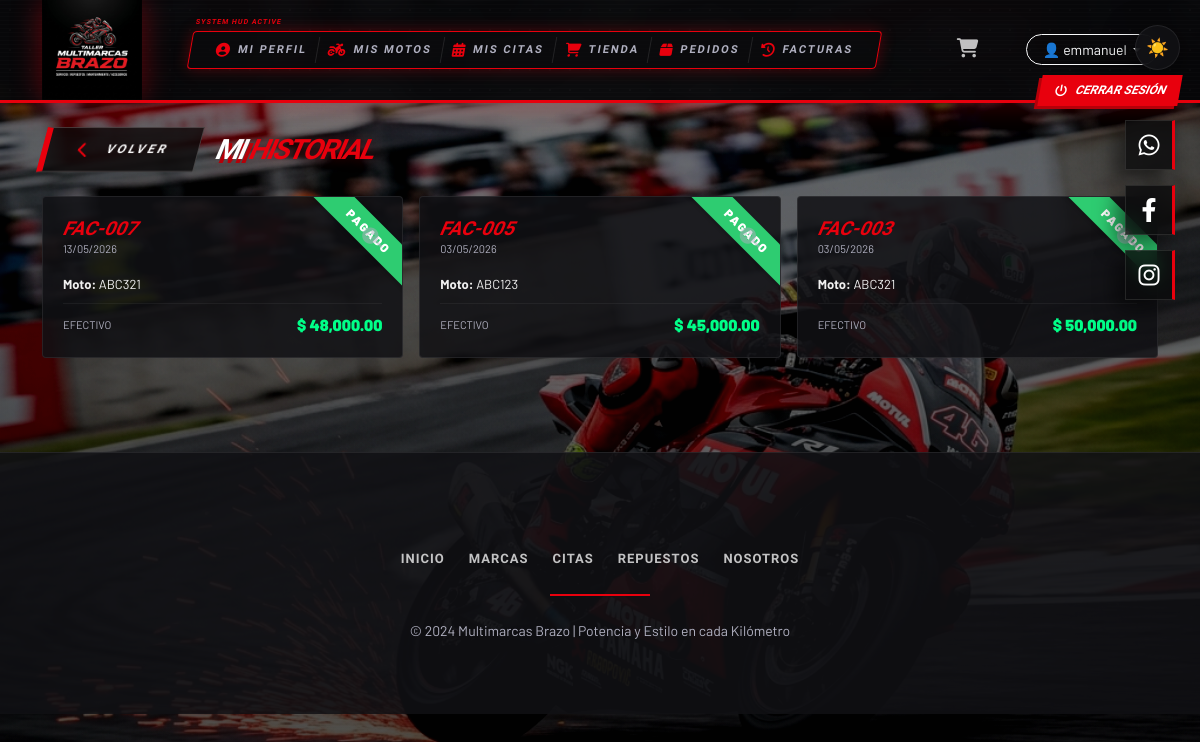
/cliente/historial (signed in), run on the app's committed database.
### app/models/user.py (models this page shows, shortened)
class User(UserMixin, db.Model):
    __tablename__ = 'users'
    id = db.Column(db.Integer, primary_key=True)
    nombre_completo = db.Column(db.String(150), nullable=False)
    username = db.Column(db.String(80), unique=True, nullable=False)
    email = db.Column(db.String(120), unique=True, nullable=False)
    telefono = db.Column(db.String(20))
    password = db.Column(db.String(200), nullable=False)
    rol = db.Column(db.String(20), default='cliente')
    activo = db.Column(db.Boolean, default=True)
    motos = db.relationship('Moto', backref='propietario', lazy=True, cascade="all, delete-orphan")
    citas = db.relationship('Cita', backref='cliente', lazy=True, cascade="all, delete-orphan")
    def is_admin(self):
        return self.rol == 'admin'
    def is_empleado(self):
        return self.rol in ['admin', 'empleado']

### app/models/factura.py (models this page shows)
class Factura(db.Model):
    __tablename__ = 'facturas'
    id = db.Column(db.Integer, primary_key=True)
    numero = db.Column(db.String(20), unique=True, nullable=False) # Ej: FAC-001
    fecha = db.Column(db.DateTime, default=datetime.utcnow)
    user_id = db.Column(db.Integer, db.ForeignKey('users.id'), nullable=False)
    empleado_id = db.Column(db.Integer, db.ForeignKey('users.id'), nullable=True)
    moto_id = db.Column(db.Integer, db.ForeignKey('motos.id'), nullable=True)
    cita_id = db.Column(db.Integer, db.ForeignKey('citas.id'), nullable=True)
    user = db.relationship('User', foreign_keys=[user_id], backref='facturas', lazy=True)
    empleado = db.relationship('User', foreign_keys=[empleado_id], backref='facturas_asignadas', lazy=True)
    moto = db.relationship('Moto', backref='facturas', lazy=True)
    cita = db.relationship('Cita', backref='factura_rel', lazy=True)
    visible_cliente = db.Column(db.Boolean, default=True)
    subtotal = db.Column(db.Float, default=0.0)
    iva = db.Column(db.Float, default=0.0) # 19% o lo que prefieras
    total = db.Column(db.Float, default=0.0)
    metodo_pago = db.Column(db.String(50)) # Efectivo, Transferencia, etc.
    calificacion = db.Column(db.Integer, nullable=True) # 1 a 5
    comentario_cliente = db.Column(db.String(500), nullable=True)
    items = db.relationship('DetalleFactura', backref='factura', lazy=True, cascade="all, delete-orphan")

### app/models/moto.py (models this page shows, shortened)
class Moto(db.Model):
    __tablename__ = 'motos'
    id = db.Column(db.Integer, primary_key=True)
    marca = db.Column(db.String(80), nullable=False)
    modelo = db.Column(db.String(80), nullable=False)
    placa = db.Column(db.String(20), unique=True, nullable=False)
    año = db.Column(db.Integer)
    color = db.Column(db.String(40))
    cilindraje = db.Column(db.String(20))
    user_id = db.Column(db.Integer, db.ForeignKey('users.id'), nullable=False)
    citas = db.relationship('Cita', backref='moto', lazy=True, cascade="all, delete-orphan")

### app/routes/cliente_routes.py (the view)
@clientes_bp.route('/historial')
@login_required
def historial():
    trabajos = Cita.query.filter_by(user_id=current_user.id, estado='completada').order_by(Cita.fecha.desc()).all()
    facturas = Factura.query.filter_by(user_id=current_user.id, visible_cliente=True).order_by(Factura.fecha.desc()).all()
    return render_template(
        'cliente/historial.html',
        trabajos=trabajos,
        facturas=facturas
    )

### app/templates/cliente/historial.html (shortened to what this page needs)
{% extends "base.html" %}
{% block content %}
<div class="container py-4">
  <div class="d-flex justify-content-between align-items-center mb-4">
    <div class="d-flex align-items-center gap-3">
        <a href="{{ url_for('cliente.dashboard') }}" class="btn-back-striking"><i class="fas fa-chevron-left"></i> VOLVER</a>
        <h2 class="page-title" style="font-size: 28px; margin: 0;">Mi <span>Historial</span></h2>
    </div>
  </div>
  {% if facturas %}
  <div class="row g-3">
    {% for f in facturas %}
    <div class="col-md-6 col-lg-4">
      <div class="invoice-card" style="cursor: pointer; transition: transform 0.2s;" onmouseover="this.style.transform='scale(1.02)'" onmouseout="this.style.transform='scale(1)'" data-bs-toggle="modal" data-bs-target="#modalClienteFactura{{ f.id }}">
        <div class="d-flex justify-content-between align-items-center mb-2">
            <div>
                <h4 class="invoice-title" style="font-family: var(--font-display); font-weight: 900; font-style: italic; transform: var(--racer-skew); color: var(--red);">{{ f.numero }}</h4>
                <div class="invoice-date text-muted" style="font-size: 11px;">{{ f.fecha.strftime('%d/%m/%Y') }}</div>
            </div>
            <i class="fas fa-search-plus text-muted opacity-50" style="font-size: 20px;"></i>
        </div>
        <div class="mt-3">
          <p class="mb-1" style="font-size: 13px;"><span class="invoice-label">Moto:</span> {{ f.moto.placa if f.moto else 'N/A' }}</p>
          <div class="d-flex justify-content-between align-items-center mt-2 pt-2 border-top" style="border-color: rgba(255,255,255,0.05) !important;">
              <span class="text-muted" style="font-size: 11px;">{{ f.metodo_pago | upper }}</span>
              <span style="color: #00ff88; font-weight: 900; font-size: 16px;">$ {{ "{:,.2f}".format(f.total) }}</span>
          </div>
        </div>
      </div>
    </div>
    {% endfor %}
  </div>
  {% endif %}
</div>
{% endblock %}

### app/templates/base.html (shortened to what this page needs)
<!DOCTYPE html>
<html lang="es" data-theme="dark">
<head>
  <link rel="stylesheet" href="https://cdn.jsdelivr.net/npm/bootstrap@5.3.0/dist/css/bootstrap.min.css">
  <link rel="stylesheet" href="{{ url_for('static', filename='css/main.css') }}">
  <link rel="stylesheet" href="https://cdnjs.cloudflare.com/ajax/libs/font-awesome/6.4.0/css/all.min.css">
</head>
<body>
{% if current_user.is_authenticated %}
<div class="logout-fixed">
    <a href="{{ url_for('auth.logout') }}" class="btn-logout-racer">
        <i class="fas fa-power-off"></i> CERRAR SESIÓN
    </a>
</div>
{% endif %}
<nav class="navbar navbar-expand-lg">
  <div class="container">
    <a class="navbar-brand" href="{{ url_for('home.index') }}">
      <img src="{{ url_for('static', filename='img/logo_brazo.png') }}" alt="Multimarcas Brazo" class="logo-main">
    </a>
      <ul class="navbar-nav mx-auto mb-2 mb-lg-0">
        <div class="navbar-status d-none d-lg-block">
            <div class="d-flex align-items-center">
                {% if current_user.is_authenticated %}
                    {% if current_user.is_admin() or current_user.is_empleado() %}
                        <a href="{{ url_for('admin.usuarios') }}" class="hud-shortcut-link"><i class="fas fa-users"></i> USUARIOS</a>
                        <a href="{{ url_for('admin.empleados') }}" class="hud-shortcut-link"><i class="fas fa-user-gear"></i> EQUIPO</a>
                        <a href="{{ url_for('admin.motos') }}" class="hud-shortcut-link"><i class="fas fa-motorcycle"></i> BASE DATOS</a>
                        <a href="{{ url_for('admin.citas') }}" class="hud-shortcut-link"><i class="fas fa-calendar-check"></i> AGENDA</a>
                        <a href="{{ url_for('repuestos.index') }}" class="hud-shortcut-link"><i class="fas fa-box-open"></i> INVENTARIO</a>
                        <a href="{{ url_for('admin.pedidos') }}" class="hud-shortcut-link"><i class="fas fa-shopping-basket"></i> PEDIDOS</a>
                        <a href="{{ url_for('admin.facturas') }}" class="hud-shortcut-link"><i class="fas fa-file-invoice-dollar"></i> FACTURAS</a>
                    {% else %}
                        <a href="{{ url_for('auth.perfil') }}" class="hud-shortcut-link"><i class="fas fa-user-circle"></i> MI PERFIL</a>
                        <a href="{{ url_for('motos.index') }}" class="hud-shortcut-link"><i class="fas fa-motorcycle"></i> MIS MOTOS</a>
                        <a href="{{ url_for('citas.index') }}" class="hud-shortcut-link"><i class="fas fa-calendar-alt"></i> MIS CITAS</a>
                        <a href="{{ url_for('repuestos.index') }}" class="hud-shortcut-link"><i class="fas fa-shopping-cart"></i> TIENDA</a>
                        <a href="{{ url_for('cliente.mis_pedidos') }}" class="hud-shortcut-link"><i class="fas fa-box"></i> PEDIDOS</a>
                        <a href="{{ url_for('cliente.historial') }}" class="hud-shortcut-link"><i class="fas fa-history"></i> FACTURAS</a>
                    {% endif %}
                {% endif %}
            </div>
        </div>
      </ul>
      <div class="ms-auto d-flex align-items-center gap-3">
        {% if current_user.is_authenticated %}
          {% if not current_user.is_admin() and not current_user.is_empleado() %}
          <a href="{{ url_for('carrito.ver_carrito') }}" class="nav-link position-relative me-3" title="Carrito">
            <i class="fas fa-shopping-cart" style="font-size: 1.2rem;"></i>
          </a>
          {% endif %}
          <div class="dropdown">
            <button class="btn btn-outline-light btn-sm dropdown-toggle rounded-pill px-3" type="button" data-bs-toggle="dropdown">
              👤 {{ current_user.nombre_completo.split(' ')[0] if current_user.nombre_completo else 'Usuario' }}
            </button>
          </div>
        {% endif %}
      </div>
    </div>
</nav>
<main>
  {% block content %}{% endblock %}
</main>
<footer class="footer-brazo">
  <div class="container text-center py-5">
    <div class="footer-nav mb-4 d-flex justify-content-center gap-4 flex-wrap">
        <a href="{{ url_for('home.index') }}" class="footer-link">INICIO</a>
        <a href="{{ url_for('home.marcas') }}" class="footer-link">MARCAS</a>
        <a href="{{ url_for('home.citas_info') }}" class="footer-link">CITAS</a>
        <a href="{{ url_for('home.repuestos_info') }}" class="footer-link">REPUESTOS</a>
        <a href="{{ url_for('home.nosotros') }}" class="footer-link">NOSOTROS</a>
    </div>
    <div class="footer-divider mb-4"></div>
    <p class="text-muted small mb-0">© 2024 Multimarcas Brazo | Potencia y Estilo en cada Kilómetro</p>
  </div>
</footer>
<button class="theme-toggle" id="themeToggle" onclick="toggleTheme()" title="Cambiar modo">🌙</button>
<div class="social-hud-float">
    <a href="https://wa.me/573204545930" target="_blank" class="social-hud-icon whatsapp" title="WhatsApp">
      <i class="fab fa-whatsapp"></i>
    </a>
    <a href="https://www.facebook.com/share/1CCzv4MGuq/" target="_blank" class="social-hud-icon facebook" title="Facebook">
      <i class="fab fa-facebook-f"></i>
    </a>
    <a href="https://www.instagram.com/multimarcasbrazo_61?igsh=MTN1dHdnaW9tdGtybA==" target="_blank" class="social-hud-icon instagram" title="Instagram">
      <i class="fab fa-instagram"></i>
    </a>
</div>
</body>
</html>

### app/templates/cliente/historial.html (style rules this page uses)
.invoice-card { background: var(--bg-card); border: 1px solid var(--border); border-radius: var(--radius); padding: 20px; margin-bottom: 20px; position: relative; overflow: hidden; }
.invoice-card::before { content: "PAGADO"; position: absolute; top: 20px; right: -35px; background: #2ecc71; color: white; font-weight: 900; font-size: 12px; padding: 5px 40px; transform: rotate(45deg); letter-spacing: 2px; box-shadow: 0 2px 4px rgba(0,0,0,0.2); }
.invoice-title { font-size: 1.2rem; font-weight: bold; color: var(--text-color); margin: 0; }
.invoice-date { font-size: 0.85rem; color: var(--text-muted); }
.invoice-label { font-weight: bold; color: var(--gold); }

### app/templates/base.html (style rules this page uses)
.logout-fixed { position: fixed; top: 75px; right: 20px; z-index: 10001; }
.btn-logout-racer { background: var(--red); color: white; padding: 6px 15px; font-family: var(--font-display); font-weight: 900; font-size: 12px; text-transform: uppercase; text-decoration: none; font-style: italic; transform: var(--racer-skew); display: flex; align-items: center; gap: 8px; border: none; box-shadow: -3px 3px 0 var(--red-dark); transition: 0.2s; }
.navbar { background: var(--bg-nav) !important; backdrop-filter: blur(15px); border-bottom: 3px solid var(--red) !important; box-shadow: 0 0 30px var(--red-glow) !important; position: relative; overflow: visible; min-height: 100px; display: flex; align-items: center; }
.navbar::after { content: ''; position: absolute; top: 0; left: -100%; width: 100%; height: 100%; background: linear-gradient(90deg, transparent, var(--red-glow), transparent); animation: scanline 4s linear infinite; pointer-events: none; }
.navbar::before { content: ''; position: absolute; inset: 0; background-image: radial-gradient(circle at 50% 50%, rgba(255,255,255,0.02) 1px, transparent 1px), linear-gradient(rgba(255,255,255,0.01) 1px, transparent 1px); background-size: 20px 20px, 100% 4px; pointer-events: none; }
.navbar-status { font-family: 'Rajdhani', sans-serif; font-size: 11px; text-transform: uppercase; letter-spacing: 2px; color: var(--text); font-weight: 700; background: rgba(10, 10, 12, 0.6); padding: 5px 15px; border: 1px solid var(--red); border-radius: 4px; box-shadow: 0 0 15px var(--red-glow); display: flex; align-items: center; gap: 10px; transform: skewX(-10deg); position: relative; }
.hud-shortcut-link { color: var(--text-muted); text-decoration: none; padding: 4px 10px; border-right: 1px solid rgba(255,255,255,0.1); display: flex; align-items: center; gap: 6px; transition: 0.3s; white-space: nowrap; }
.hud-shortcut-link:last-child { border-right: none; }
.hud-shortcut-link i { color: var(--red); font-size: 14px; }
.navbar-status::before { content: 'SYSTEM HUD ACTIVE'; position: absolute; top: -15px; left: 0; font-size: 7px; color: var(--red); letter-spacing: 1px; font-weight: 900; }
.logo-main { height: 100px; width: auto; object-fit: contain; transition: 0.4s cubic-bezier(0.175, 0.885, 0.32, 1.275); filter: drop-shadow(0 0 15px rgba(232,0,13,0.4)); margin-top: -5px; margin-bottom: -5px; }
.footer-brazo { background: var(--bg-card); border-top: 1px solid var(--border); margin-top: 50px; }
.footer-link { text-decoration: none; color: var(--text); font-family: var(--font-display); font-weight: 700; font-size: 13px; letter-spacing: 1px; transition: 0.3s; opacity: 0.8; }
.social-hud-float { position: fixed; top: 120px; right: 25px; display: flex; flex-direction: column; gap: 15px; z-index: 10000; }
.social-hud-icon { width: 50px; height: 50px; background: rgba(10, 10, 12, 0.8); backdrop-filter: blur(10px); border: 1px solid rgba(255, 255, 255, 0.1); border-right: 3px solid var(--red); display: flex; align-items: center; justify-content: center; color: white; font-size: 24px; text-decoration: none; transition: 0.3s cubic-bezier(0.4, 0, 0.2, 1); box-shadow: -10px 10px 20px rgba(0,0,0,0.5); }
.footer-divider { width: 100px; height: 2px; background: var(--red); margin: 0 auto; }

### data on the page
User: nombre_completo "emmanuel"
Factura: numero "FAC-007", fecha "13/05/2026", moto "ABC321", metodo_pago "EFECTIVO", total "48,000.00"
Factura: numero "FAC-005", fecha "03/05/2026", moto "ABC123", metodo_pago "EFECTIVO", total "45,000.00"
Factura: numero "FAC-003", fecha "03/05/2026", moto "ABC321", metodo_pago "EFECTIVO", total "50,000.00"
